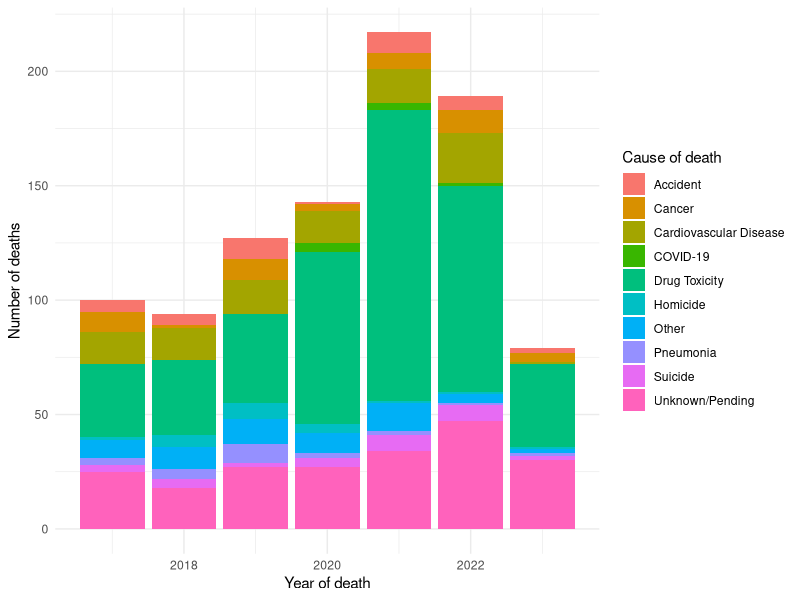
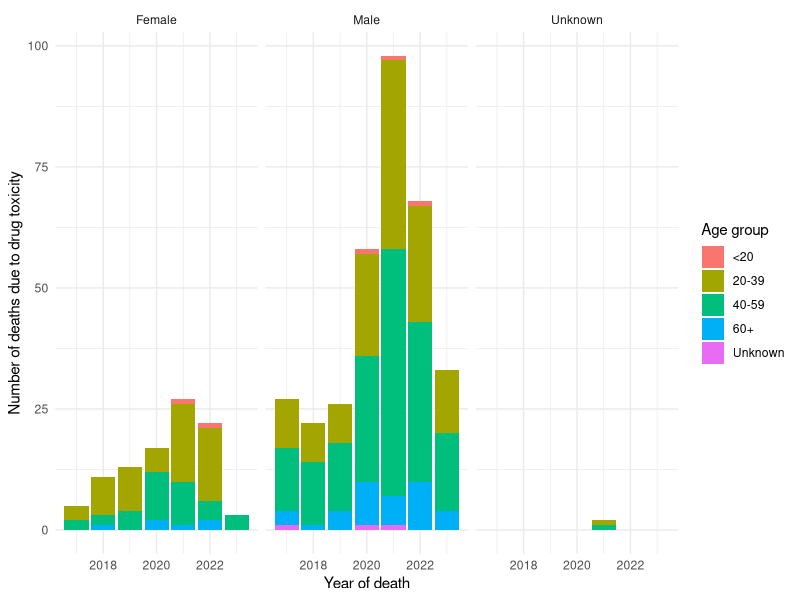

Write the R code that produced these figures, in order.
## ---- chunk 1
#| include: false
#| warning: false
#| message: false

#### Workspace setup ####

# Load packages
library(tidyverse)
library(knitr)

# Read in cleaned data
cleaned_toronto_homeless <- read.csv(here::here("outputs/data/cleaned_toronto_homeless.csv"))
## ---- chunk 2
#| label: tbl-cleaned_toronto_homeless
#| tbl-cap: "Sample of the cleaned dataset for the number of deaths by cause, age group, and gender between 2017 and 2023"
#| echo: false
cleaned_toronto_homeless |>
  slice(1:15) |>
  kable(
    col.names = c("Year", "Cause of death", "Age group", "Gender", "Count")
  )
## ---- chunk 3
#| label: fig-deaths-vs-years-vs-cause
#| fig-cap: "Relationship between the number of deaths from 2017 to 2023 and the cause of death"
#| echo: false
cleaned_toronto_homeless |> 
  ggplot(mapping = aes(x = year_of_death, y= count, fill = cause_of_death)) +
  geom_col() +
  theme_minimal() +
  labs(x = "Year of death", y = "Number of deaths", fill = "Cause of death")
## ---- chunk 4
#| label: fig-deaths-vs-years-vs-age-vs-gender
#| fig-cap: "Relationship between the number of deaths due to drug toxicity from 2017 to 2023 and age and gender"
#| echo: false
cleaned_toronto_homeless |> 
  filter(cause_of_death == "Drug Toxicity") |> 
  ggplot(mapping = aes(x = year_of_death, y = count, fill = age_group)) +
  geom_col() +
  theme_minimal() +
  labs(x = "Year of death", y = "Number of deaths due to drug toxicity", fill = "Age group") +
  facet_wrap(vars(gender))
